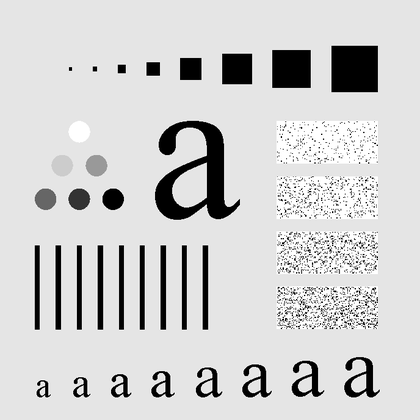
%> input picture DIP/Space_filte/Fig0441(a)(characters_test_pattern).tif, 420 x 420 px, shrunk from 688 x 688 before the run
$ octave space_filter_2.m   (GNU Octave 9; MATLAB toolbox functions it lacks are replaced by stand-ins)
%> lines starting %> are read from the running program, lines starting %| are printed output that depends on the picture; in (x1, y1, x2, y2) boxes, pixels count from 0 and x2, y2 are one past the last pixel; in counts of white or black regions, pixels touching at a corner belong together; the program's own positions count from 1
%ideal space filter(wrong implementation)
img=imread('Fig0441(a)(characters_test_pattern).tif');
%> img is the input picture: size 420x420 uint8; min 0, max 255, mean 207.2
figure,imshow(img);
[m,n]=size(img);
%> m = 420; n = 420

img_fft=fft2(img);
%log_img_fft=log(1+img_fft);
%figure,imshow(abs(log_img_fft),[]);

H=zeros(m,n);
for u=1:m
    for v=1:n
        D=sqrt(u^2+v^2);
        if D<=30
            H(u,v)=1;
        else
            H(u,v)=0;
        end
    end
end
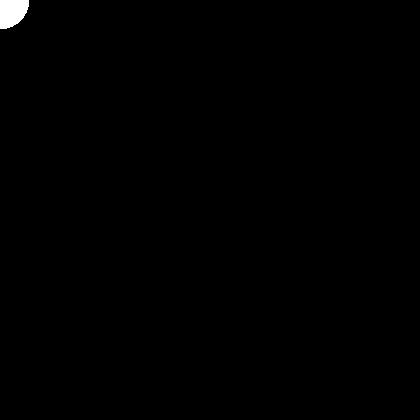
%> H: size 420x420 double; values 0 (black) and 1 (white), 0.38% white; 1 white region, box (x1, y1, x2, y2) and area: (0, 0, 29, 29) 675

img_blur_fft=img_fft.*H;
img_blur=ifft2(img_blur_fft);
figure,imshow(img_blur,[]);
%> after `imshow(img_blur,[])`:
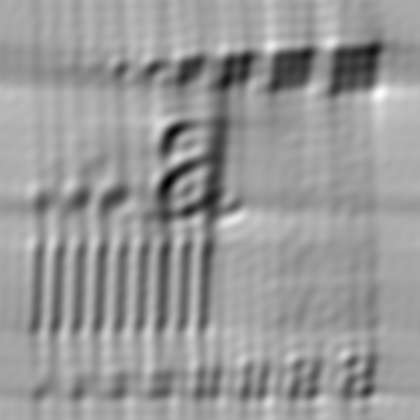
%> displayed picture: size 420x420, on the screen's scale of 0 to 255; min 0, max 255, mean 152.6
